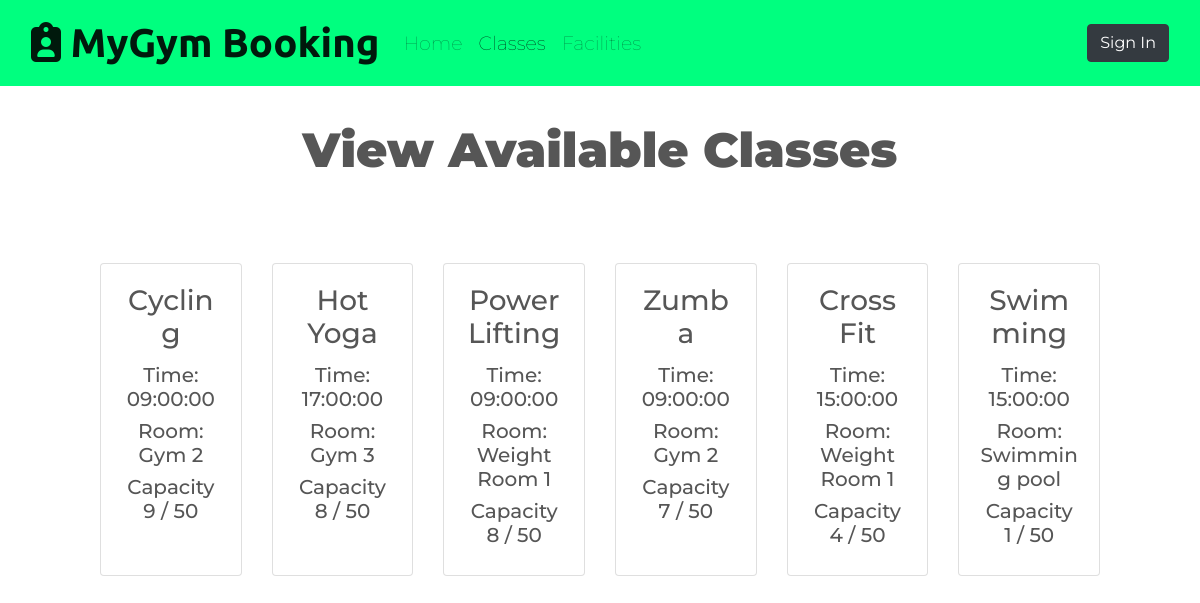
/classes.php, run on the app's committed database.
### tables this page shows
CREATE TABLE `class` (
  `ClassID` int(11) NOT NULL,
  `SSN` int(10) NOT NULL,
  `Name` varchar(200) NOT NULL,
  `Time` time NOT NULL,
  `NumParticipants` int(11) NOT NULL,
  `RoomNum` int(10) NOT NULL
);

CREATE TABLE `facility` (
  `RoomNum` int(10) NOT NULL,
  `MaxOccupancy` int(10) NOT NULL,
  `Cleaned` tinyint(1) NOT NULL,
  `FacilityName` varchar(200) NOT NULL
);

### classes.php (the view, shortened to what this page needs)
<?php
require 'config/db.php';
$query = "SELECT ClassID, Name, Time, RoomNum, NumParticipants, MaxOccupancy, FacilityName FROM class NATURAL JOIN facility ORDER BY NumParticipants DESC";
if (!$fetch_class = mysqli_query($connection, $query)) {
  exit("An error occured while fetching classes");
}
?>
<!DOCTYPE html>
<html lang="en" dir="ltr">
<head>
  <link rel="stylesheet" href="https://cdn.jsdelivr.net/npm/bootstrap@4.6.1/dist/css/bootstrap.min.css">
  <link rel="stylesheet" href="css/styles.css">
</head>
<body>
  <section id="nav">
    <div class="container-fluid">
      <nav class="navbar navbar-expand-md navbar-light">
        <a class="navbar-brand" href="#">
          <i class="fa-solid fa-clipboard-user fa-1x"></i>
          MyGym Booking
        </a>
        <div class="collapse navbar-collapse" id="navbarNavAltMarkup">
          <div class="navbar-nav">
            <a class="nav-item nav-link" href="index.php">Home</a>
            <a class="nav-item nav-link active" href="classes.php">Classes <span class="sr-only">(current)</span></a>
            <a class="nav-item nav-link" href="facilities.php">Facilities</a>
          </div>
        </div>
        <?php if (!isset($_SESSION["Account"])) : ?>
          <div class="login">
            <a href="login.php" class="login btn btn-dark" type="button">Sign In</a>
          </div>
        <?php else : ?>
          <div class="login">
            <a href="logout.php" class="login btn btn-dark" type="button">Sign Out</a>
          </div>
        <?php endif; ?>
      </nav>
    </div>
  </section>
  <form action = "#" method="post">
  <section id="about">
    <div class="welcome row">
      <div class="col col-lg-12">
        <h1>View Available Classes</h1>
      </div>
    <div class="display">
      <div class="card-deck">
        <?php while ($thisclass = mysqli_fetch_assoc($fetch_class)) : ?>
          <div class="card" style="width:1000px">
            <div class="card-body">
              <h3 class="card-title"><?php echo $thisclass['Name'] ?></h3>
              <div class="card-text">
                <h5>Time: <?php echo$thisclass['Time'] ?></h5>
                <h5>Room: <?php echo $thisclass['FacilityName'] ?></h5>
                <h5>Capacity <?php echo $thisclass['NumParticipants'] . " / " . $thisclass['MaxOccupancy'] ?></h5>
              </div>
            </div>
          </div>
        <?php endwhile; ?>
      </div>
    </div>
  </section>
  </form>
</body>
</html>

### css/styles.css (style rules this page uses)
#nav { background-color: #00FF7F; color: white; }
.navbar-brand { font-family: 'Ubuntu', sans-serif; font-size: 2.5rem; font-weight: bold; }
.nav-link { font-size: 1.2rem; font-family:'Montserrat', sans-serif; font-weight: lighter; }
.nav-item { padding: 0 18px; color: #8f8f8f; }
.active { color: white; }
.login { display:flex; justify-content: flex-end; }
.welcome, .schedule, .data-table { display: flex; text-align: center; padding: 3% 15%; justify-content: center; }
.welcome .card-deck { padding-top: 5%; }
.display { padding: 3% 15% 8%; }
.row { margin:0; justify-content: center; }
body { font-family: 'Montserrat', sans-serif; font-weight: normal; color: #565656; }
h1 { font-family: 'Montserrat', sans-serif; font-weight: 900; font-size: 3.0rem; }

### data on the page
class: Name "Cycling", Time "09:00:00", RoomNum.FacilityName "Gym 2", NumParticipants "9", RoomNum.MaxOccupancy "50"
class: Name "Hot Yoga", Time "17:00:00", RoomNum.FacilityName "Gym 3", NumParticipants "8", RoomNum.MaxOccupancy "50"
class: Name "Power Lifting", Time "09:00:00", RoomNum.FacilityName "Weight Room 1", NumParticipants "8", RoomNum.MaxOccupancy "50"
class: Name "Zumba", Time "09:00:00", RoomNum.FacilityName "Gym 2", NumParticipants "7", RoomNum.MaxOccupancy "50"
class: Name "Cross Fit", Time "15:00:00", RoomNum.FacilityName "Weight Room 1", NumParticipants "4", RoomNum.MaxOccupancy "50"
class: Name "Swimming", Time "15:00:00", RoomNum.FacilityName "Swimming pool", NumParticipants "1", RoomNum.MaxOccupancy "50"
